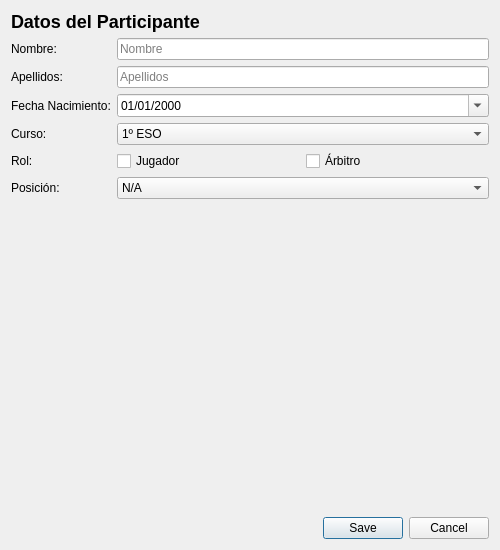
<?xml version="1.0" encoding="UTF-8"?>
<ui version="4.0">
 <class>DialogParticipante</class>
 <widget class="QDialog" name="DialogParticipante">
  <property name="geometry">
   <rect>
    <x>0</x>
    <y>0</y>
    <width>500</width>
    <height>550</height>
   </rect>
  </property>
  <property name="windowTitle">
   <string>Nuevo/Editar Participante</string>
  </property>
  <layout class="QVBoxLayout" name="verticalLayout">
   <item>
    <widget class="QLabel" name="labelTitle">
     <property name="text">
      <string>Datos del Participante</string>
     </property>
     <property name="styleSheet">
      <string>font-size: 18px; font-weight: bold;</string>
     </property>
    </widget>
   </item>
   <item>
    <layout class="QFormLayout" name="formLayout">
     <item row="0" column="0">
      <widget class="QLabel" name="labelNombre">
       <property name="text">
        <string>Nombre:</string>
       </property>
      </widget>
     </item>
     <item row="0" column="1">
      <widget class="QLineEdit" name="txtNombre">
       <property name="placeholderText">
        <string>Nombre</string>
       </property>
      </widget>
     </item>
     <item row="1" column="0">
      <widget class="QLabel" name="labelApellidos">
       <property name="text">
        <string>Apellidos:</string>
       </property>
      </widget>
     </item>
     <item row="1" column="1">
      <widget class="QLineEdit" name="txtApellidos">
       <property name="placeholderText">
        <string>Apellidos</string>
       </property>
      </widget>
     </item>
     <item row="2" column="0">
      <widget class="QLabel" name="labelFechaNac">
       <property name="text">
        <string>Fecha Nacimiento:</string>
       </property>
      </widget>
     </item>
     <item row="2" column="1">
      <widget class="QDateEdit" name="dateFechaNac">
       <property name="displayFormat">
        <string>dd/MM/yyyy</string>
       </property>
       <property name="calendarPopup">
        <bool>true</bool>
       </property>
      </widget>
     </item>
     <item row="3" column="0">
      <widget class="QLabel" name="labelCurso">
       <property name="text">
        <string>Curso:</string>
       </property>
      </widget>
     </item>
     <item row="3" column="1">
      <widget class="QComboBox" name="cmbCurso">
       <item>
        <property name="text">
         <string>1º ESO</string>
        </property>
       </item>
       <item>
        <property name="text">
         <string>2º ESO</string>
        </property>
       </item>
       <item>
        <property name="text">
         <string>3º ESO</string>
        </property>
       </item>
       <item>
        <property name="text">
         <string>4º ESO</string>
        </property>
       </item>
      </widget>
     </item>
     <item row="4" column="0">
      <widget class="QLabel" name="labelRol">
       <property name="text">
        <string>Rol:</string>
       </property>
      </widget>
     </item>
     <item row="4" column="1">
      <layout class="QHBoxLayout" name="horizontalLayout">
       <item>
        <widget class="QCheckBox" name="chkJugador">
         <property name="text">
          <string>Jugador</string>
         </property>
        </widget>
       </item>
       <item>
        <widget class="QCheckBox" name="chkArbitro">
         <property name="text">
          <string>Árbitro</string>
         </property>
        </widget>
       </item>
      </layout>
     </item>
     <item row="5" column="0">
      <widget class="QLabel" name="labelPosicion">
       <property name="text">
        <string>Posición:</string>
       </property>
      </widget>
     </item>
     <item row="5" column="1">
      <widget class="QComboBox" name="cmbPosicion">
       <item>
        <property name="text">
         <string>N/A</string>
        </property>
       </item>
       <item>
        <property name="text">
         <string>Portero</string>
        </property>
       </item>
       <item>
        <property name="text">
         <string>Defensa</string>
        </property>
       </item>
       <item>
        <property name="text">
         <string>Centrocampista</string>
        </property>
       </item>
       <item>
        <property name="text">
         <string>Delantero</string>
        </property>
       </item>
      </widget>
     </item>
    </layout>
   </item>
   <item>
    <spacer name="verticalSpacer">
     <property name="orientation">
      <enum>Qt::Vertical</enum>
     </property>
     <property name="sizeHint" stdset="0">
      <size>
       <width>20</width>
       <height>40</height>
      </size>
     </property>
    </spacer>
   </item>
   <item>
    <widget class="QDialogButtonBox" name="buttonBox">
     <property name="standardButtons">
      <set>QDialogButtonBox::Cancel|QDialogButtonBox::Save</set>
     </property>
    </widget>
   </item>
  </layout>
 </widget>
 <resources/>
 <connections>
  <connection>
   <sender>buttonBox</sender>
   <signal>accepted()</signal>
   <receiver>DialogParticipante</receiver>
   <slot>accept()</slot>
  </connection>
  <connection>
   <sender>buttonBox</sender>
   <signal>rejected()</signal>
   <receiver>DialogParticipante</receiver>
   <slot>reject()</slot>
  </connection>
 </connections>
</ui>
